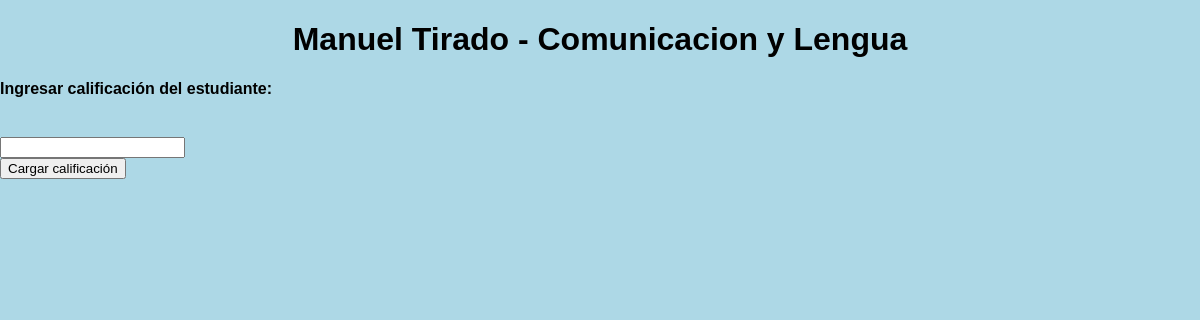
/carga_notas/1/1479, run on an earlier commit of the app's database.
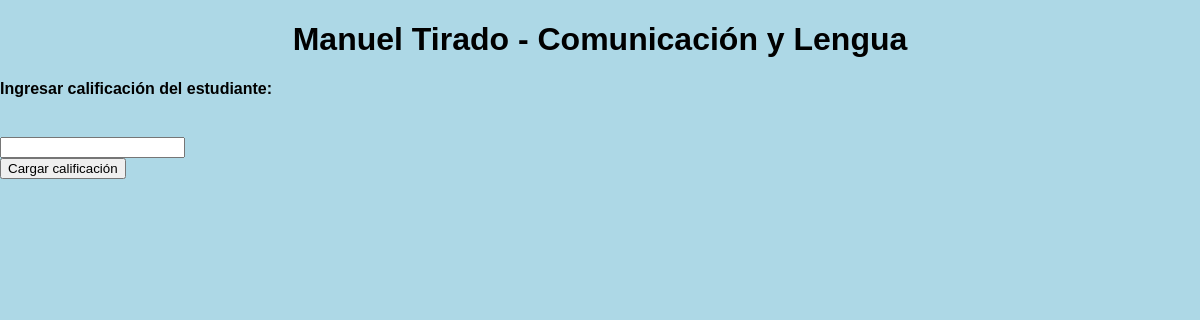
And on a later commit of the database.
### inscripcion.py (models this page shows, shortened)
class Asignatura(db.Model):
    cod_asig = db.Column(db.Integer, primary_key=True)
    nombre = db.Column(db.String(200), nullable=False)
    unidad_creditos = db.Column(db.Integer)

### inscripcion.py (the view)
@app.route('/carga_notas/<int:idEst>/<int:idAsig>', methods=['GET', 'POST'])
def cargar_nota(idEst,idAsig):
    estudiante =  Estudiante.query.get_or_404(idEst)
    asignatura = Asignatura.query.get_or_404(idAsig)
    cursando = Cursando.query.filter_by(cod_estudiante=estudiante.cod_estudiante, cod_asig=asignatura.cod_asig).first()
    if request.method == 'POST':
        nota = int(request.form['CARGA'])
        calificacion = Calificacion(idEst,idAsig,nota)
        try:
            db.session.add(calificacion)
            db.session.commit()
            db.session.delete(cursando)
            db.session.commit()
            return redirect('/')
        except Exception as e:
             print(e)
             return 'Hubo un problema actualizando la calificación: ' + str(e)
    else:
        return render_template('cargar_notas.html', estudiante=estudiante, asignatura=asignatura)

### templates/cargar_notas.html (shortened to what this page needs)
{% extends 'base.html' %}
{% block body %}
<div class="container">
    <h1 style="text-align: center">{{estudiante.nombre}} - {{asignatura.nombre}}</h1>
    <h4>Ingresar calificación del estudiante:</h4>
    <br>
    <form id="cargaNotas" method="POST" action="/carga_notas/{{estudiante.cod_estudiante}}/{{asignatura.cod_asig}}">
        <div>
            <input type="number" name="CARGA" id="CARGA" >
        </div>
        <button class="button" type="submit">Cargar calificación</button>
    </form>
</div>
{% endblock %}

What changed in the data, as far as the page shows it:
changed Asignatura: nombre "Comunicacion y Lengua" → "Comunicación y Lengua"
